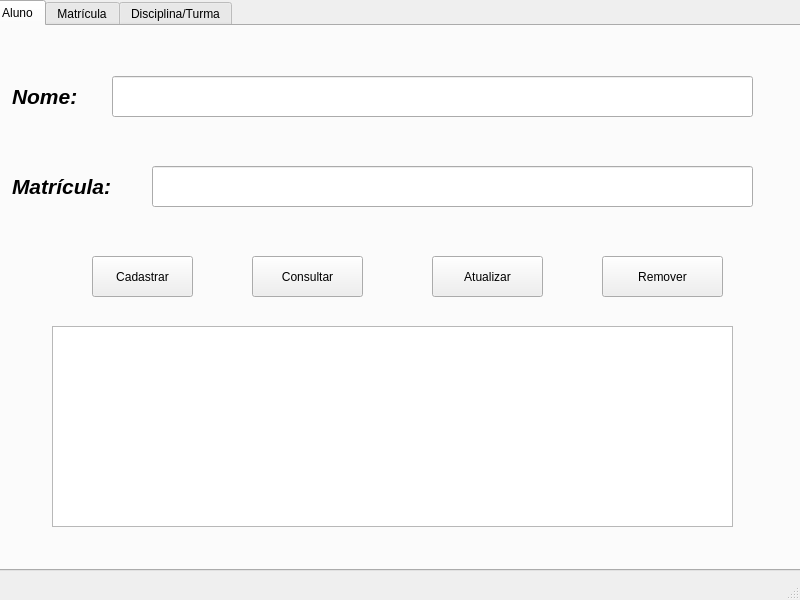
<?xml version="1.0" encoding="UTF-8"?>
<ui version="4.0">
 <class>MainWindow</class>
 <widget class="QMainWindow" name="MainWindow">
  <property name="geometry">
   <rect>
    <x>0</x>
    <y>0</y>
    <width>800</width>
    <height>600</height>
   </rect>
  </property>
  <property name="windowTitle">
   <string>MainWindow</string>
  </property>
  <widget class="QWidget" name="centralwidget">
   <widget class="QTabWidget" name="tabWidget">
    <property name="geometry">
     <rect>
      <x>-10</x>
      <y>0</y>
      <width>811</width>
      <height>571</height>
     </rect>
    </property>
    <property name="currentIndex">
     <number>0</number>
    </property>
    <widget class="QWidget" name="tabAluno">
     <attribute name="title">
      <string>Aluno</string>
     </attribute>
     <widget class="QLabel" name="label">
      <property name="geometry">
       <rect>
        <x>20</x>
        <y>50</y>
        <width>91</width>
        <height>41</height>
       </rect>
      </property>
      <property name="text">
       <string>&lt;html&gt;&lt;head/&gt;&lt;body&gt;&lt;p&gt;&lt;span style=&quot; font-size:16pt; font-weight:700; font-style:italic;&quot;&gt;Nome:&lt;/span&gt;&lt;/p&gt;&lt;/body&gt;&lt;/html&gt;</string>
      </property>
     </widget>
     <widget class="QLineEdit" name="lineEdit">
      <property name="geometry">
       <rect>
        <x>120</x>
        <y>50</y>
        <width>641</width>
        <height>41</height>
       </rect>
      </property>
     </widget>
     <widget class="QLabel" name="label_2">
      <property name="geometry">
       <rect>
        <x>20</x>
        <y>140</y>
        <width>141</width>
        <height>41</height>
       </rect>
      </property>
      <property name="text">
       <string>&lt;html&gt;&lt;head/&gt;&lt;body&gt;&lt;p&gt;&lt;span style=&quot; font-size:16pt; font-weight:700; font-style:italic;&quot;&gt;Matrícula:&lt;/span&gt;&lt;/p&gt;&lt;/body&gt;&lt;/html&gt;</string>
      </property>
     </widget>
     <widget class="QLineEdit" name="lineEdit_2">
      <property name="geometry">
       <rect>
        <x>160</x>
        <y>140</y>
        <width>601</width>
        <height>41</height>
       </rect>
      </property>
     </widget>
     <widget class="QPushButton" name="pushButton">
      <property name="geometry">
       <rect>
        <x>100</x>
        <y>230</y>
        <width>101</width>
        <height>41</height>
       </rect>
      </property>
      <property name="text">
       <string>Cadastrar</string>
      </property>
     </widget>
     <widget class="QPushButton" name="pushButton_2">
      <property name="geometry">
       <rect>
        <x>260</x>
        <y>230</y>
        <width>111</width>
        <height>41</height>
       </rect>
      </property>
      <property name="text">
       <string>Consultar</string>
      </property>
     </widget>
     <widget class="QPushButton" name="pushButton_3">
      <property name="geometry">
       <rect>
        <x>440</x>
        <y>230</y>
        <width>111</width>
        <height>41</height>
       </rect>
      </property>
      <property name="text">
       <string>Atualizar</string>
      </property>
     </widget>
     <widget class="QPushButton" name="pushButton_4">
      <property name="geometry">
       <rect>
        <x>610</x>
        <y>230</y>
        <width>121</width>
        <height>41</height>
       </rect>
      </property>
      <property name="text">
       <string>Remover</string>
      </property>
     </widget>
     <widget class="QTextEdit" name="textEdit">
      <property name="geometry">
       <rect>
        <x>60</x>
        <y>300</y>
        <width>681</width>
        <height>201</height>
       </rect>
      </property>
     </widget>
    </widget>
    <widget class="QWidget" name="tabMatricula">
     <attribute name="title">
      <string>Matrícula</string>
     </attribute>
     <widget class="QGroupBox" name="groupBox_3">
      <property name="geometry">
       <rect>
        <x>30</x>
        <y>20</y>
        <width>761</width>
        <height>151</height>
       </rect>
      </property>
      <property name="title">
       <string>Aluno</string>
      </property>
      <widget class="QLabel" name="label_8">
       <property name="geometry">
        <rect>
         <x>10</x>
         <y>30</y>
         <width>131</width>
         <height>41</height>
        </rect>
       </property>
       <property name="text">
        <string>&lt;html&gt;&lt;head/&gt;&lt;body&gt;&lt;p&gt;&lt;span style=&quot; font-size:16pt; font-weight:700; font-style:italic;&quot;&gt;Matrícula:&lt;/span&gt;&lt;/p&gt;&lt;/body&gt;&lt;/html&gt;</string>
       </property>
      </widget>
      <widget class="QLineEdit" name="lineEdit_8">
       <property name="geometry">
        <rect>
         <x>150</x>
         <y>40</y>
         <width>601</width>
         <height>31</height>
        </rect>
       </property>
      </widget>
      <widget class="QLabel" name="label_14">
       <property name="geometry">
        <rect>
         <x>30</x>
         <y>90</y>
         <width>91</width>
         <height>41</height>
        </rect>
       </property>
       <property name="text">
        <string>&lt;html&gt;&lt;head/&gt;&lt;body&gt;&lt;p&gt;&lt;span style=&quot; font-size:16pt; font-weight:700; font-style:italic;&quot;&gt;Nome:&lt;/span&gt;&lt;/p&gt;&lt;p&gt;&lt;br/&gt;&lt;/p&gt;&lt;/body&gt;&lt;/html&gt;</string>
       </property>
      </widget>
      <widget class="QLineEdit" name="lineEdit_14">
       <property name="geometry">
        <rect>
         <x>130</x>
         <y>90</y>
         <width>601</width>
         <height>31</height>
        </rect>
       </property>
      </widget>
     </widget>
     <widget class="QGroupBox" name="groupBox_4">
      <property name="geometry">
       <rect>
        <x>30</x>
        <y>180</y>
        <width>761</width>
        <height>221</height>
       </rect>
      </property>
      <property name="title">
       <string>Disciplina</string>
      </property>
      <widget class="QLabel" name="label_11">
       <property name="geometry">
        <rect>
         <x>20</x>
         <y>40</y>
         <width>91</width>
         <height>31</height>
        </rect>
       </property>
       <property name="text">
        <string>&lt;html&gt;&lt;head/&gt;&lt;body&gt;&lt;p&gt;&lt;span style=&quot; font-size:14pt; font-weight:700; font-style:italic;&quot;&gt;Código:&lt;/span&gt;&lt;/p&gt;&lt;/body&gt;&lt;/html&gt;</string>
       </property>
      </widget>
      <widget class="QLineEdit" name="lineEdit_11">
       <property name="geometry">
        <rect>
         <x>110</x>
         <y>40</y>
         <width>621</width>
         <height>31</height>
        </rect>
       </property>
      </widget>
      <widget class="QLabel" name="label_12">
       <property name="geometry">
        <rect>
         <x>20</x>
         <y>90</y>
         <width>81</width>
         <height>31</height>
        </rect>
       </property>
       <property name="text">
        <string>&lt;html&gt;&lt;head/&gt;&lt;body&gt;&lt;p&gt;&lt;span style=&quot; font-size:14pt; font-weight:700; font-style:italic;&quot;&gt;Nome:&lt;/span&gt;&lt;/p&gt;&lt;/body&gt;&lt;/html&gt;</string>
       </property>
      </widget>
      <widget class="QLineEdit" name="lineEdit_12">
       <property name="geometry">
        <rect>
         <x>100</x>
         <y>90</y>
         <width>631</width>
         <height>31</height>
        </rect>
       </property>
      </widget>
      <widget class="QLabel" name="label_13">
       <property name="geometry">
        <rect>
         <x>10</x>
         <y>150</y>
         <width>201</width>
         <height>31</height>
        </rect>
       </property>
       <property name="text">
        <string>&lt;html&gt;&lt;head/&gt;&lt;body&gt;&lt;p&gt;&lt;span style=&quot; font-size:14pt; font-weight:700; font-style:italic;&quot;&gt;Turma/Subturma:&lt;/span&gt;&lt;/p&gt;&lt;/body&gt;&lt;/html&gt;</string>
       </property>
      </widget>
      <widget class="QLineEdit" name="lineEdit_13">
       <property name="geometry">
        <rect>
         <x>210</x>
         <y>140</y>
         <width>521</width>
         <height>71</height>
        </rect>
       </property>
      </widget>
     </widget>
     <widget class="QPushButton" name="pushButton_13">
      <property name="geometry">
       <rect>
        <x>310</x>
        <y>430</y>
        <width>83</width>
        <height>29</height>
       </rect>
      </property>
      <property name="text">
       <string>Matricular</string>
      </property>
     </widget>
     <widget class="QPushButton" name="pushButton_14">
      <property name="geometry">
       <rect>
        <x>390</x>
        <y>430</y>
        <width>83</width>
        <height>29</height>
       </rect>
      </property>
      <property name="text">
       <string>Buscar</string>
      </property>
     </widget>
     <widget class="QPushButton" name="pushButton_15">
      <property name="geometry">
       <rect>
        <x>470</x>
        <y>430</y>
        <width>83</width>
        <height>29</height>
       </rect>
      </property>
      <property name="text">
       <string>Atualizar</string>
      </property>
     </widget>
     <widget class="QPushButton" name="pushButton_16">
      <property name="geometry">
       <rect>
        <x>550</x>
        <y>430</y>
        <width>83</width>
        <height>29</height>
       </rect>
      </property>
      <property name="text">
       <string>Remover</string>
      </property>
     </widget>
     <widget class="QGroupBox" name="groupBox_5">
      <property name="geometry">
       <rect>
        <x>30</x>
        <y>399</y>
        <width>261</width>
        <height>81</height>
       </rect>
      </property>
      <property name="title">
       <string>Matrícula</string>
      </property>
      <widget class="QLabel" name="label_15">
       <property name="geometry">
        <rect>
         <x>10</x>
         <y>30</y>
         <width>131</width>
         <height>31</height>
        </rect>
       </property>
       <property name="text">
        <string>&lt;html&gt;&lt;head/&gt;&lt;body&gt;&lt;p&gt;&lt;span style=&quot; font-weight:700; font-style:italic;&quot;&gt;Turma/Subturma:&lt;/span&gt;&lt;/p&gt;&lt;/body&gt;&lt;/html&gt;</string>
       </property>
      </widget>
      <widget class="QLineEdit" name="lineEdit_15">
       <property name="geometry">
        <rect>
         <x>150</x>
         <y>30</y>
         <width>91</width>
         <height>31</height>
        </rect>
       </property>
      </widget>
     </widget>
    </widget>
    <widget class="QWidget" name="tabDisciplina">
     <attribute name="title">
      <string>Disciplina/Turma</string>
     </attribute>
     <widget class="QGroupBox" name="groupBox">
      <property name="geometry">
       <rect>
        <x>20</x>
        <y>10</y>
        <width>751</width>
        <height>241</height>
       </rect>
      </property>
      <property name="title">
       <string>Disciplina</string>
      </property>
      <widget class="QLabel" name="label_3">
       <property name="geometry">
        <rect>
         <x>20</x>
         <y>40</y>
         <width>91</width>
         <height>31</height>
        </rect>
       </property>
       <property name="text">
        <string>&lt;html&gt;&lt;head/&gt;&lt;body&gt;&lt;p&gt;&lt;span style=&quot; font-size:14pt; font-weight:700; font-style:italic;&quot;&gt;Código:&lt;/span&gt;&lt;/p&gt;&lt;/body&gt;&lt;/html&gt;</string>
       </property>
      </widget>
      <widget class="QLineEdit" name="lineEdit_3">
       <property name="geometry">
        <rect>
         <x>110</x>
         <y>40</y>
         <width>621</width>
         <height>31</height>
        </rect>
       </property>
      </widget>
      <widget class="QLabel" name="label_4">
       <property name="geometry">
        <rect>
         <x>20</x>
         <y>90</y>
         <width>81</width>
         <height>31</height>
        </rect>
       </property>
       <property name="text">
        <string>&lt;html&gt;&lt;head/&gt;&lt;body&gt;&lt;p&gt;&lt;span style=&quot; font-size:14pt; font-weight:700; font-style:italic;&quot;&gt;Nome:&lt;/span&gt;&lt;/p&gt;&lt;/body&gt;&lt;/html&gt;</string>
       </property>
      </widget>
      <widget class="QLineEdit" name="lineEdit_4">
       <property name="geometry">
        <rect>
         <x>100</x>
         <y>90</y>
         <width>631</width>
         <height>31</height>
        </rect>
       </property>
      </widget>
      <widget class="QPushButton" name="pushButton_5">
       <property name="geometry">
        <rect>
         <x>30</x>
         <y>160</y>
         <width>83</width>
         <height>29</height>
        </rect>
       </property>
       <property name="text">
        <string>Criar</string>
       </property>
      </widget>
      <widget class="QPushButton" name="pushButton_6">
       <property name="geometry">
        <rect>
         <x>130</x>
         <y>160</y>
         <width>83</width>
         <height>29</height>
        </rect>
       </property>
       <property name="text">
        <string>Buscar</string>
       </property>
      </widget>
      <widget class="QPushButton" name="pushButton_7">
       <property name="geometry">
        <rect>
         <x>230</x>
         <y>160</y>
         <width>83</width>
         <height>29</height>
        </rect>
       </property>
       <property name="text">
        <string>Atualizar</string>
       </property>
      </widget>
      <widget class="QPushButton" name="pushButton_8">
       <property name="geometry">
        <rect>
         <x>330</x>
         <y>160</y>
         <width>83</width>
         <height>29</height>
        </rect>
       </property>
       <property name="text">
        <string>Remover</string>
       </property>
      </widget>
      <widget class="QTextEdit" name="textEdit_2">
       <property name="geometry">
        <rect>
         <x>430</x>
         <y>140</y>
         <width>301</width>
         <height>91</height>
        </rect>
       </property>
      </widget>
     </widget>
     <widget class="QGroupBox" name="groupBox_2">
      <property name="geometry">
       <rect>
        <x>20</x>
        <y>260</y>
        <width>751</width>
        <height>241</height>
       </rect>
      </property>
      <property name="title">
       <string>Turma</string>
      </property>
      <widget class="QLabel" name="label_5">
       <property name="geometry">
        <rect>
         <x>20</x>
         <y>40</y>
         <width>91</width>
         <height>31</height>
        </rect>
       </property>
       <property name="text">
        <string>&lt;html&gt;&lt;head/&gt;&lt;body&gt;&lt;p&gt;&lt;span style=&quot; font-size:14pt; font-weight:700; font-style:italic;&quot;&gt;Código:&lt;/span&gt;&lt;/p&gt;&lt;/body&gt;&lt;/html&gt;</string>
       </property>
      </widget>
      <widget class="QLineEdit" name="lineEdit_5">
       <property name="geometry">
        <rect>
         <x>110</x>
         <y>40</y>
         <width>621</width>
         <height>31</height>
        </rect>
       </property>
      </widget>
      <widget class="QLabel" name="label_6">
       <property name="geometry">
        <rect>
         <x>20</x>
         <y>90</y>
         <width>121</width>
         <height>31</height>
        </rect>
       </property>
       <property name="text">
        <string>&lt;html&gt;&lt;head/&gt;&lt;body&gt;&lt;p&gt;&lt;span style=&quot; font-size:14pt; font-weight:700; font-style:italic;&quot;&gt;Subturma:&lt;/span&gt;&lt;/p&gt;&lt;/body&gt;&lt;/html&gt;</string>
       </property>
      </widget>
      <widget class="QLineEdit" name="lineEdit_6">
       <property name="geometry">
        <rect>
         <x>150</x>
         <y>90</y>
         <width>581</width>
         <height>31</height>
        </rect>
       </property>
      </widget>
      <widget class="QPushButton" name="pushButton_9">
       <property name="geometry">
        <rect>
         <x>30</x>
         <y>160</y>
         <width>83</width>
         <height>29</height>
        </rect>
       </property>
       <property name="text">
        <string>Criar</string>
       </property>
      </widget>
      <widget class="QPushButton" name="pushButton_10">
       <property name="geometry">
        <rect>
         <x>130</x>
         <y>160</y>
         <width>83</width>
         <height>29</height>
        </rect>
       </property>
       <property name="text">
        <string>Buscar</string>
       </property>
      </widget>
      <widget class="QPushButton" name="pushButton_11">
       <property name="geometry">
        <rect>
         <x>230</x>
         <y>160</y>
         <width>83</width>
         <height>29</height>
        </rect>
       </property>
       <property name="text">
        <string>Atualizar</string>
       </property>
      </widget>
      <widget class="QPushButton" name="pushButton_12">
       <property name="geometry">
        <rect>
         <x>330</x>
         <y>160</y>
         <width>83</width>
         <height>29</height>
        </rect>
       </property>
       <property name="text">
        <string>Remover</string>
       </property>
      </widget>
      <widget class="QTextEdit" name="textEdit_3">
       <property name="geometry">
        <rect>
         <x>430</x>
         <y>140</y>
         <width>301</width>
         <height>91</height>
        </rect>
       </property>
      </widget>
     </widget>
    </widget>
   </widget>
  </widget>
  <widget class="QMenuBar" name="menubar">
   <property name="geometry">
    <rect>
     <x>0</x>
     <y>0</y>
     <width>800</width>
     <height>25</height>
    </rect>
   </property>
  </widget>
  <widget class="QStatusBar" name="statusbar"/>
 </widget>
 <resources/>
 <connections/>
</ui>
